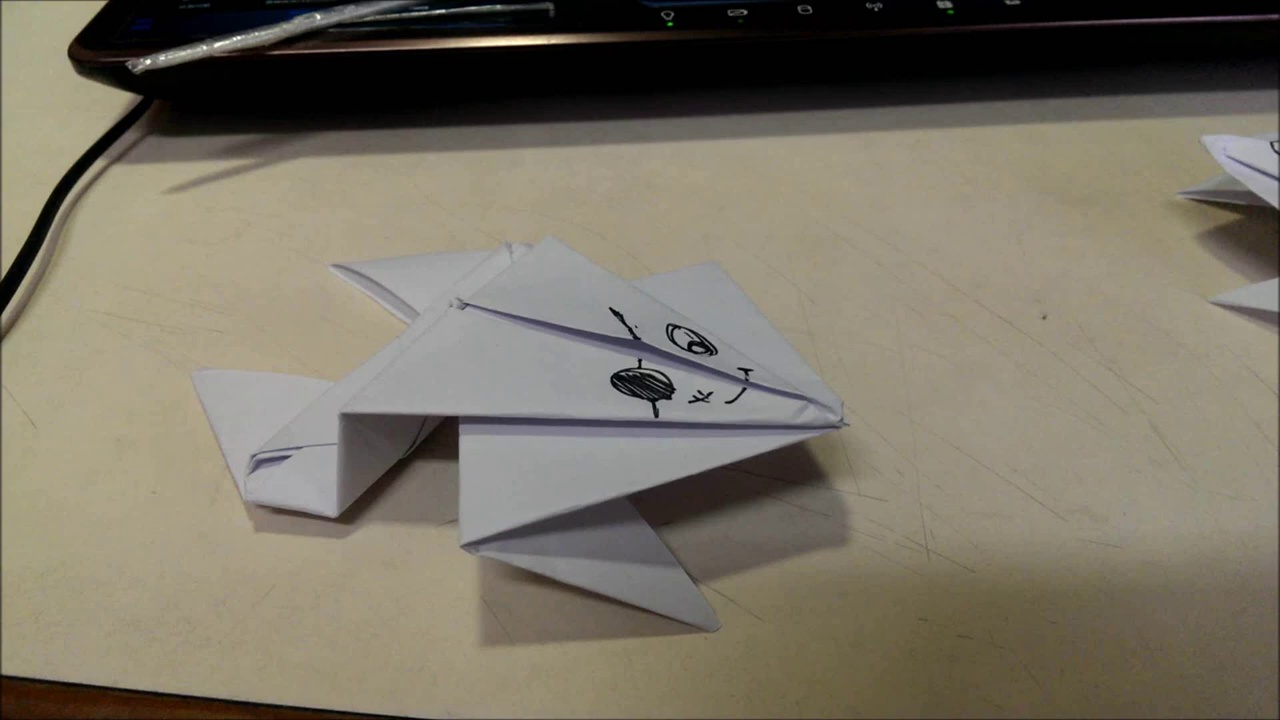
#> input picture frame/0.jpg, 1280 x 720 px; its folder holds only this picture in this run
$ python frames2ascii.py
#> lines starting #> are read from the running program, lines starting #| are printed output that depends on the picture
### image2ascii.py
import cv2
from image_process import grayscale, resize_image

#index          0    1    2    3    4    5    6    7    8    9   10
ASCII_CHARS = ["@", "#", "S", "%", "?", "*", "+", ";", ":", ",", "."]

def pixels_to_ascii(image):
    '''
    Transform numpy.array image to an ascii string
    ASCII_CHARS = ["@", "#", "S", "%", "?", "*", "+", ";", ":", ",", "."]
    11 types of stoke width in range 0 ~ 255
    image => numpy.array
    return type : string
    '''
    pixels = image.reshape(image.shape[0]*image.shape[1]) # return Tuples of RGB color code
    # join explain: use "" to link list or tuple of str object
    # ex: "-".join("a", "b", "c") # "a-b-c"
    # same as:
    # for pixel in pixels:
    #    characters += ASCII_CHARS[pixel//25]
    characters = "".join([ASCII_CHARS[pixel//25] for pixel in pixels])
    return characters

def image2ascii(path, new_width=100, writeFile=False):
    '''
    parameter:
    path: image_file path
    new_width : control width
    writeFile
    '''
#> called with path = 'frame/0.jpg', new_width = 200, writeFile = False
    try:
        image = cv2.imread(path).astype(float)
    except:
        print(path, "is not valid path name to an image.\n")
        return

    new_image_data = pixels_to_ascii(grayscale(resize_image(image, new_width)))

    pixel_count = len(new_image_data) # total pixel count (len of str)

    # output function (here)
    # for i in range(0, pixel_count-new_width, new_width):
    #     print(new_image_data[i:i+new_width])
    ascii_image = "\n".join(\
                [new_image_data[index:(index+new_width)]\
                for index in range(0, pixel_count, new_width)])
    return ascii_image

    # write file
    if writeFile:
        # join with "\n", from 1D to 2D
        ascii_image = "\n".join(\
                [new_image_data[index:(index+new_width)]\
                for index in range(0, pixel_count, new_width)])

        # print(ascii_image)
        with open("ascii_image.txt", "w") as f:
            f.write(ascii_image)

### image_process.py
import numpy as np

# Bi-Linear interpolation
def bl_interpolate(img, new_width=100, new_height=100):
    '''
    Bilinear image transform
    parameter:
        img        -> numpy.array(float)
        new_width  -> int
        new_height -> int
    '''
#> called with new_width = 200, new_height = 59
    H, W, C = img.shape # height, width, color
#> H = 720; W = 1280; C = 3

    aH = new_height # new_height
#> aH = 59
    aW = new_width # new_width

    # get position of resized image
    y = np.arange(aH).repeat(aW).reshape(aH, -1)
    x = np.tile(np.arange(aW), (aH, 1))

    # get position of original position
    y = y / (aH / H)
    x = x / (aW / W)

    ix = np.floor(x).astype(int)
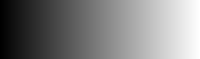
#> x: shape (59, 200) float64; min 0, max 1273.6, mean 636.8; drawn with min black and max white
    iy = np.floor(y).astype(int)
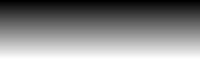
#> y: shape (59, 200) float64; min 0, max 707.8, mean 353.9; drawn with min black and max white

    ix = np.minimum(ix, W-2) # boundry side will be out of bound, so (W -1) - 1 for case
    iy = np.minimum(iy, H-2)

    # get distance
    dx = x - ix
    dy = y - iy

    # expand to RGB mode(copy as the same value)
    # ex: (255) -> (255, 255, 255), ...
    dx = np.repeat(np.expand_dims(dx, axis=-1), 3, axis=-1)
    dy = np.repeat(np.expand_dims(dy, axis=-1), 3, axis=-1)

    # interpolation
    # bileaner core function
    out = (1-dx) * (1-dy) * img[iy, ix] + dx * (1 - dy) * img[iy, ix+1] + (1 - dx) * dy * img[iy+1, ix] + dx * dy * img[iy+1, ix+1]
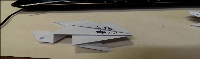
#> out: shape (59, 200, 3) float64; mean B, G, R 100.3, 114.7, 121

    # constrain the numbers get inside of range (0~255)
    out = np.clip(out, 0, 255)

    # 8 bits unsign interger(0~255)
    out = out.astype(np.uint8)

    return out

def resize_image(image, new_width=100):
    '''
    image => numpy.array
    new_width => int
    return type : numpy.array
    '''
    width, height = image.shape[:2]
    ratio = height / width / 6 # scale the same ratio of width and height
    new_height = int(new_width * ratio)
    resized_image = bl_interpolate(image, new_width, new_height)  # What we need to do research

    return resized_image

def grayscale(img):
    '''
    Gray Scale
    parameter:
        img->numpy.array(unit8)
    Average R G B
    '''
    for i in range(img.shape[0]):
        for j in range(img.shape[1]):
            r = img[i][j][0]
            g = img[i][j][1]
            b = img[i][j][2]
            gray = int(r/3+g/3+b/3)
            img[i][j][0] = img[i][j][1] = img[i][j][2] = gray
#> this loop made 59 passes
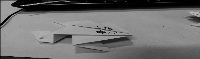
#> img: shape (59, 200, 3); min 0, max 246, mean 111.4
    return img[:,:,0]

### frames2ascii.py
from image2ascii import image2ascii
import os

# path joining version for other paths
DIR = 'frame'
img_cnt = len([name for name in os.listdir(DIR) if os.path.isfile(os.path.join(DIR, name))])
imgStream = ""

for i in range(img_cnt):
    # strong lag
    print(image2ascii(os.path.join(DIR, str(i)+'.jpg'), 200, False))
#> in pixels_to_ascii, `pixels = image.reshape(image.shape[0]*image.shape[1])`: pixels = 11800 values, max 246 at index 1023, min 0 at index 19, mean 111.4
#> in image2ascii, `pixel_count = len(new_image_data)`: pixel_count = 11800
